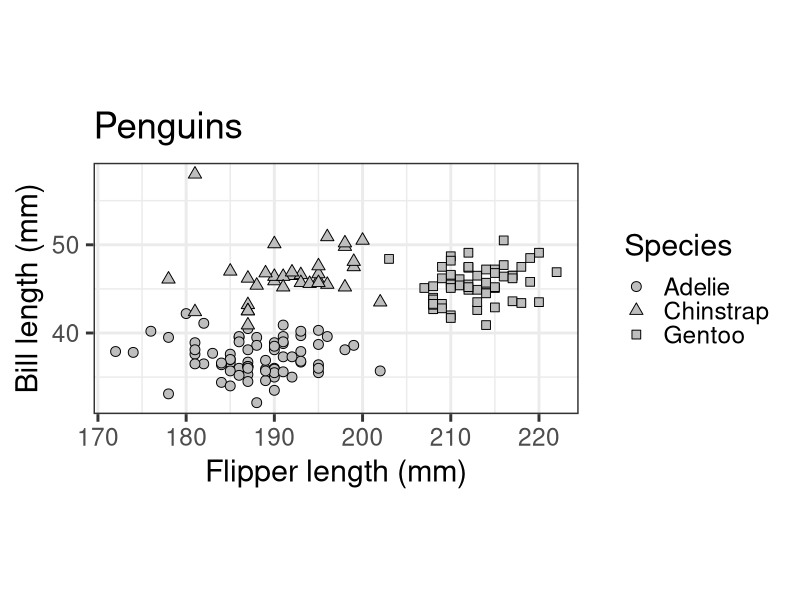
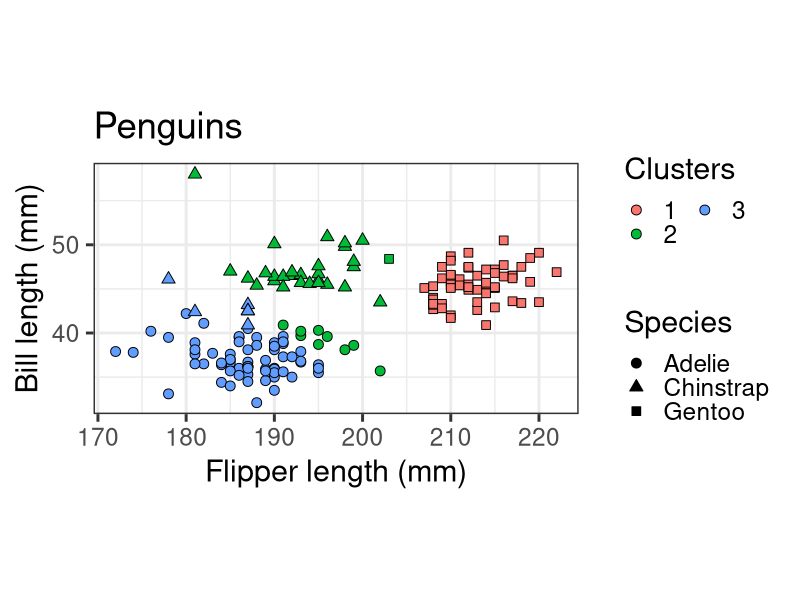

Recreate these plots in R, in order. (Note: this script raises an error after producing the figures.)
require(palmerpenguins)
require(ggplot2)
options(ggplot2.discrete.colour=list(RColorBrewer::brewer.pal(6, "Dark2")))

dat <- penguins[complete.cases(penguins), ]
dat <- dat[dat$sex == "female", c(1, 3, 5)]

ggplot(dat) + geom_point(aes(x=flipper_length_mm, y = bill_length_mm, 
                             shape=as.factor(species)), size = 3, fill="grey", colour="black") + 
  scale_shape_manual(name="Species", values=c(21, 24, 22)) + 
  ylab("Bill length (mm)") + xlab("Flipper length (mm)") + coord_fixed() + 
  theme_bw(base_size=22) + ggtitle("Penguins") + theme(legend.position="right")

km_cluster <- function(X) { 
  km <- kmeans(X, 3, nstart=50)
  return(km$cluster)
}

norm_vec <- function(x) {
  sqrt(sum(x^2))
}

is_integer_between_a_b <- function(x, a, b) {
  (x>= min(c(a, b))) && (x %% 1 == 0) && (x <= max(c(a, b)))
}

same_cl <- function(cl1, cl2, K) {
  tab <- table(cl1, cl2)
  sum(tab != 0) == K
}

preserve_cl <- function(cl, cl_phi, k1, k2) {
  tab <- table(cl, cl_phi)
  
  k1_in <- (sum(tab[k1, ] != 0) == 1) & (sum(tab[, k1] != 0) == 1)
  k2_in <- (sum(tab[k2, ] != 0) == 1) & (sum(tab[, k2] != 0) == 1)
  
  k1_in & k2_in
}

sortE <- function(E) {
  E.sorted <- lapply(1:nrow(E), function(i){
    temp <- as.numeric(E[i, ])
    if (temp[1] <= 0 & temp[2] <= 0) {
      return(sort(-temp))
    }
    if (temp[1] >= 0 & temp[2] >= 0) {
      return(sort(temp))
    }
    # we know temp[1] < 0, temp[2] > 0 OR temp[1] > 0, temp[2] < 0
    temp <- abs(temp)
    return(rbind(c(0, temp[1]), c(0, temp[2])))
  })
  E.sorted <- do.call(rbind, E.sorted)
  # in order to use the approximation, we translate Inf to a large number
  return(finiteE(E.sorted))
}

finiteE <- function(E) {
  ind.inf <- which(E == Inf)
  if (length(ind.inf) == 0) return(E)
  # we know there are some infinite entries
  E.max <- max(E[-ind.inf])
  E[which(E == Inf)] <- max(10000, E.max * 2)
  return(E)
}

isSameIntervals <- function(int1, int2) {
  
  # first make int1, int2 to the default order
  int1 <- intervals::reduce(int1)
  int2 <- intervals::reduce(int2)
  
  if (nrow(int1) != nrow(int2)) return(FALSE)
  
  # int1 and int2 has the same number of intervals
  
  if (sum(int1 != int2) > 0) return(FALSE)
  
  # int1 and int2 has the same elements
  return(TRUE)
}

TNRatioApprox <- function(E1, E2, scale = NULL) {
  
  if (is.null(scale)) {
    temp <- (c(E1, E2))^2
    scale.grid <- stats::quantile(temp, probs = seq(0, 1, 0.2))
    
    for(scale in scale.grid) {
      temp <- TNRatioApprox(E1, E2, scale = scale)
      if (!is.na(temp)) {
        return(temp)
      }
      # if temp is NaN, proceed to the next loop
    }
    
    # if all scale.grid does not work, then return NaN
    return(NaN)
  }
  num1 <- magicfun(E1[, 1]) * exp(-(E1[, 1]^2 - scale)/2)
  num2 <- magicfun(E1[, 2]) * exp(-(E1[, 2]^2 - scale)/2)
  denom1 <- magicfun(E2[, 1]) * exp(-(E2[, 1]^2 - scale)/2)
  denom2 <- magicfun(E2[, 2]) * exp(-(E2[, 2]^2 - scale)/2)
  res <- sum(num1-num2)/sum(denom1-denom2)
  return(res)
}

TNProbEachInt <- function(lo, up) {
  if (up == Inf) {
    return(stats::pnorm(lo, 0, 1, lower.tail = FALSE))
  }
  # we know up < Inf, want P(lo <= X <= up).
  # we want small - small (big - big will mask small numbers),
  
  try1 <- stats::pnorm(lo, 0, 1, lower.tail = FALSE) - stats::pnorm(up, 0, 1, lower.tail = FALSE)
  if (try1 != 0) return(try1)
  
  try2 <- stats::pnorm(up, 0, 1, lower.tail = TRUE) - stats::pnorm(lo, 0, 1, lower.tail = TRUE)
  return(try2)
  
}

TNProb <- function(E) {
  # sum cdf over each disjoint interval of E
  res <- sum(sapply(1:nrow(E), function(v) {
    return(TNProbEachInt(E[v, 1], E[v, 2]))
  }))
  return(res)
}

TNSurv <- function(q, mean, sd, E, approx = FALSE) {
  # check if truncation is empty (i.e. truncated to the empty set)
  if (nrow(E) == 0) {
    stop("truncation set is empty")
  }
  
  # check if truncation is the whole real line
  if (isSameIntervals(E, intervals::Intervals(c(-Inf, Inf)))) {
    return(stats::pnorm(q, mean, sd, lower.tail = FALSE))
  }
  
  # E is not empty and is not the whole real line,
  # i.e. 0 < P(X in E) < 1
  
  # we want P(X > q | X in E) = P(X >= q AND X in E) / P(X in E)
  # {X >= q} = {Z >= (q-mean)/sd}
  # {X in E} = {Z in (E-mean)/sd}
  # Z ~ N(0, 1)
  q <- (q-mean)/sd
  E <- (E-mean)/sd
  mean <- 0
  sd <- 1
  q2 <- q*q
  region <- suppressWarnings(intervals::interval_intersection(E, intervals::Intervals(c(q, Inf))))
  # check if the result is 0 or 1
  if(nrow(region) == 0) return(0)
  if (isSameIntervals(E, region)) return(1)
  
  # transform region and E so that intervals have positive endpoints
  region <- sortE(region)
  E <- sortE(E)
  
  # we want P(Z in region) / P(Z in E)
  # try approximate calculation
  if (approx) {
    res <- TNRatioApprox(region, E, scale = q2)
    if (is.nan(res)) { # try approximation one more time
      res <- TNRatioApprox(region, E, scale = NULL)
    }
    return(max(0, min(1, res)))
  }
  
  # try exact calculation
  denom <- TNProb(E)
  num <- TNProb(region)
  
  if (denom < 1e-100 || num < 1e-100) {
    res <- TNRatioApprox(region, E, scale = q2)
    if (is.nan(res)) { # try approximation one more time
      res <- TNRatioApprox(region, E, scale = NULL)
    }
    return(max(0, min(1, res)))
  }
  
  # we know denom and num are both reasonably > 0
  
  res <- num / denom
  # force the result to lie in [0, 1]
  return(max(0, min(1, res)))
}

magicfun = function(z){
  z2 <- z*z
  z3 <- z*z*z
  temp <- (z2 + 5.575192695 * z + 12.77436324) /
    (sqrt(2*pi) * z3 + 14.38718147*z2 + 31.53531977*z + 2*12.77436324)
  return(temp)
}

result <- function(a,b,c){
  if(delta(a,b,c) > 0){ # first case D>0
    x_1 = (-b+sqrt(delta(a,b,c)))/(2*a)
    x_2 = (-b-sqrt(delta(a,b,c)))/(2*a)
    result = c(x_1,x_2)
  }
  else if(delta(a,b,c) == 0){ # second case D=0
    x = -b/(2*a)
  }
  else {"There are no real roots."} # third case D<0
}

delta<-function(a,b,c){
  b^2-4*a*c
}

TChisqRatioApprox <- function(df, E1, E2) {
  
  # the transform that makes x into a N(0, 1) r.v. such that
  # P(X >= x) = P(Z >= Chisq2N(x)), X ~ chisq(df), Z ~ N(0, 1)
  # this function can take either scaler, vector or matrix
  Chisq2N <- function(x, df, tol = 1e-6) {
    
    if (is.numeric(x) && length(x) == 1) {
      if (x <= tol) { # x <= 0
        return(-Inf)
      }
      if (x == Inf) {
        return(Inf)
      }
      # we know x > 0 and x is finite
      x <- (x/df)^(1/6) - (1/2) * (x/df)^(1/3) + (1/3) * (x/df)^(1/2)
      mu <- 5/6 - 1/(9*df) - 7/(648*df^2) + 25/(2187*df^3)
      sig <- sqrt(1/(18*df) + 1/(162*df^2) - 37/(11664*df^3))
      return((x-mu)/sig)
    }
    
    if (is.vector(x)) {
      return(vapply(X = x, FUN = Chisq2N, FUN.VALUE = 0.1, df = df))
    }
    
    if (is.matrix(x)) {
      return(structure(vapply(X = x, FUN = Chisq2N, FUN.VALUE = 0.1, df = df), dim = dim(x)))
    }
    
    return(intervals::Intervals())
    
  }
  
  
  E1 <- Chisq2N(E1, df)
  E1 <- sortE(E1) # notice that Chisq2N can be negative
  E2 <- Chisq2N(E2, df)
  E2 <- sortE(E2)
  
  # now we want P(Z in E1) / P(Z in E2), Z ~ N(0, 1)
  return(TNRatioApprox(E1, E2))
}

cond_const <- function(X, cl, k1, k2){
  k=length(unique(cl))
  tol=1e-10
  centr = NULL
  for(j in 1:k){
    centr[j] = mean(X[cl==j,])
  }
  root_mat = NULL
  a1 = prop_k2*diff_means/stat
  a2 = (prop_k2 - 1)*diff_means/stat
  c1 = prop_k2*diff_means
  c2 = (prop_k2 - 1)*diff_means
  # type 1, 2
  for(j in setdiff((1:k),c(k1,k2))){
    for(i in (cl==k1)){
      l1 = norm_vec(a1)^2
      l2 = sum(a1*(X[i,]-c1-centr[j]))
      l3 = norm_vec(X[i,]-c1-centr[j])^2 - norm_vec(X[i,]-centr[k1])^2
      res = result(l1,l2,l3)
      if(length(res)==1){
        root_mat = rbind(root_mat, rep(res,2))
      }
      if(length(res)==2){
        root_mat = rbind(root_mat, res)
      }
    }
    for(i in (cl==k2)){
      l1 = norm_vec(a2)^2
      l2 = sum(a2*(X[i,]-c2-centr[j]))
      l3 = norm_vec(X[i,]-c2-centr[j])^2 - norm_vec(X[i,]-centr[k2])^2
      res = result(l1,l2,l3)
      if(length(res)==1){
        root_mat = rbind(root_mat, rep(res,2))
      }
      if(length(res)==2){
        root_mat = rbind(root_mat, res)
      }
    }
  }
  # type 3
  for(i in (cl==k1)){
    l1 = norm_vec(a1-a2)^2
    l2 = sum((a1-a2)*(X[i,]-c1-centr[k2]))
    l3 = norm_vec(X[i,]-c1-centr[k2])^2 - norm_vec(X[i,]-centr[k1])^2
    res = result(l1,l2,l3)
    if(length(res)==1){
      root_mat = rbind(root_mat, rep(res,2))
    }
    if(length(res)==2){
      root_mat = rbind(root_mat, res)
    }
  }
  # type 4
  for(i in (cl==k2)){
    l1 = norm_vec(a2-a1)^2
    l2 = sum((a2-a1)*(X[i,]-c2-centr[k1]))
    l3 = norm_vec(X[i,]-c2-centr[k1])^2 - norm_vec(X[i,]-centr[k2])^2
    res = result(l1,l2,l3)
    if(length(res)==1){
      root_mat = rbind(root_mat, rep(res,2))
    }
    if(length(res)==2){
      root_mat = rbind(root_mat, res)
    }
  }
  root1 = min(root_mat[,1])
  root2 = max(root_mat[,2])
  
  if(root2 < -tol) {
    return(c(0, Inf))
  }
  
  if(root1 > tol) {
    return(c(0, root1, root2, Inf))
  }
  
  return(c(root2, Inf))
}

test_clusters_approx <- function(X, k1, k2, iso=TRUE, sig=NULL, SigInv=NULL, ndraws=2000, cl_fun, cl=NULL) {
  if(!is.matrix(X)) stop("X should be a matrix")
  
  n <- nrow(X)
  q <- ncol(X)
  
  if(is.null(cl)) cl <- cl_fun(X)
  K <- length(unique(cl))
  
  if(!is_integer_between_a_b(K, 2, n)) stop("number of clusters (K) should be between 2 and n")
  if(!is_integer_between_a_b(k1, 1, K) | !is_integer_between_a_b(k2, 1, K)) stop(paste("cluster indices should be between 1 and K", sep=""))
  if((iso != TRUE) & (iso != FALSE)) stop("iso should be TRUE or FALSE")
  
  n1 <- sum(cl == k1)
  n2 <- sum(cl == k2)
  squared_norm_nu <- 1/n1 + 1/n2
  diff_means <- colMeans(X[cl == k1, , drop=FALSE]) - colMeans(X[cl == k2, , drop=F])
  
  prop_k2 <- n2/(n1+n2)
  
  
  if(iso) {
    if(is.null(sig)) {
      sig <- sqrt(sum(scale(X, scale=FALSE)^2)/(n*q - q))
    }
    
    scale_factor <- squared_norm_nu*sig^2
    # compute test statistic
    stat <- norm_vec(diff_means)
  } else {
    if(is.null(SigInv)) {
      Sig <- stats::cov(scale(X, scale=FALSE))
      SigInv <- solve(Sig)
    }
    
    scale_factor <- squared_norm_nu
    
    # compute test statistic
    stat <- sqrt(as.numeric(t(diff_means)%*%SigInv%*%diff_means))
  }
  
  scale_factor <- sqrt(scale_factor)
  log_survives <- rep(NA, ndraws)
  phi <- stats::rnorm(ndraws)*scale_factor + stat
  
  
  k1_constant <- prop_k2*diff_means/stat
  k2_constant <- (prop_k2 - 1)*diff_means/stat
  orig_k1 <- t(X[cl == k1, ])
  orig_k2 <- t(X[cl == k2, ])
  
  Xphi <- X
  
  for(j in 1:ndraws) {
    if(phi[j] < 0) next
    
    # Compute perturbed data set
    Xphi <- X
    Xphi[cl == k1, ] <- t(orig_k1 + (phi[j] - stat)*k1_constant)
    Xphi[cl == k2, ] <- t(orig_k2 + (phi[j] - stat)*k2_constant)
    
    # Recluster the perturbed data set
    cl_Xphi <- cl_fun(Xphi)
    if(preserve_cl(cl, cl_Xphi, k1, k2)) {
      log_survives[j] <- -(phi[j]/scale_factor)^2/2 + (q-1)*log(phi[j]/scale_factor) - (q/2 - 1)*log(2) - log(gamma(q/2)) - log(scale_factor) -
        stats::dnorm(phi[j], mean=stat, sd=scale_factor, log=TRUE)
    }
  }
  
  # Trim down to only survives
  phi <- phi[!is.na(log_survives)]
  log_survives <- log_survives[!is.na(log_survives)]
  
  survives <- length(log_survives)
  
  # Return nothing if nothing survives
  if(survives == 0) {
    warning("Oops - we didn't generate any samples that preserved the clusters! Try re-running with a larger value of ndraws.")
    return(list(stat=stat, pval=NA, stderr=NA, clusters=cl))
  }
  
  #  Approximate p-values
  log_survives_shift <- log_survives - max(log_survives)
  props <- exp(log_survives_shift)/sum(exp(log_survives_shift))
  pval <- sum(props[phi >= stat])
  
  var_pval <- (1 - pval)^2*sum(props[phi >= stat]^2) + pval^2*sum(props[phi < stat]^2)
  
  return(list(stat=stat, pval=pval, stderr=sqrt(var_pval), clusters=cl))
}

test_exact <- function(X, K, k1, k2, iso=TRUE, sig=NULL, SigInv=NULL) {
  # error checking 
  if(!is.matrix(X)) stop("X should be a matrix")
  
  n <- nrow(X)
  q <- ncol(X)
  
  # hierarchical clustering with squared Euclidean distance and specified linkage
  hcl_at_K <- kmeans(X, K, nstart=50)
  hcl_at_K <- hcl_at_K$cluster
  
  n1 <- sum(hcl_at_K == k1)
  n2 <- sum(hcl_at_K == k2)
  squared_norm_nu <- 1/n1 + 1/n2
  diff_means <- colMeans(X[hcl_at_K == k1, , drop=FALSE]) - colMeans(X[hcl_at_K == k2, , drop=FALSE])
  
  if(iso) {
    if(is.null(sig)) {
      sig <- sqrt(sum(scale(X, scale=FALSE)^2)/(n*q - q))
    }
    
    # compute test statistic
    stat <- norm_vec(diff_means)
    
    # compute truncation set
    S = cond_const(X, hcl_at_K, k1, k2)
    S = intervals::Intervals(S)
    
    # set distribution of phi
    scale_factor <- squared_norm_nu*sig^2
    
  } else {
    if(is.null(SigInv)) {
      Sig <- stats::cov(scale(X, scale=F))
      SigInv <- solve(Sig)
    }
    
    # compute test statistic
    stat <- sqrt(as.numeric(t(diff_means)%*%SigInv%*%diff_means))
    
    # compute truncation set
    S = cond_const(X, hcl_at_K, k1, k2)
    S = intervals::Intervals(S)
    
    # set distribution of phi
    scale_factor <- squared_norm_nu
  }
  
  # compute p-value using truncated chi-squared distribution
  gestat <- intervals::Intervals(c(stat^2/scale_factor, Inf))
  denom <- S^2/scale_factor
  numer <- suppressWarnings(intervals::interval_intersection(gestat, denom))
  pval <- TChisqRatioApprox(q, numer, denom)
  
  return(list(stat=stat, pval=pval, trunc=S))
}



X <- as.matrix(dat[, -c(1)]) # remove species and convert to matrix
set.seed(123) 
cl <- km_cluster(X)
ggplot(dat) + geom_point(aes(x=flipper_length_mm, y = bill_length_mm, 
                             shape=as.factor(species), fill=as.factor(cl)), size = 3, colour="black") + 
  scale_fill_discrete(name="Clusters", guide=guide_legend(ncol=2, override.aes=list(shape=21))) + 
  scale_shape_manual(name="Species", values=c(21, 24, 22), guide=guide_legend(override.aes=list(fill="black"))) +
  ylab("Bill length (mm)") + xlab("Flipper length (mm)") + coord_fixed() + 
  theme_bw(base_size=22) + ggtitle("Penguins") + theme(legend.position="right") 

# test_clusters_approx(X, k1=1, k2=3, cl_fun=km_cluster, cl=cl, ndraws=10000)
test_exact(X, K=3, k1=1, k2=3, iso=TRUE, sig=NULL, SigInv=NULL)
